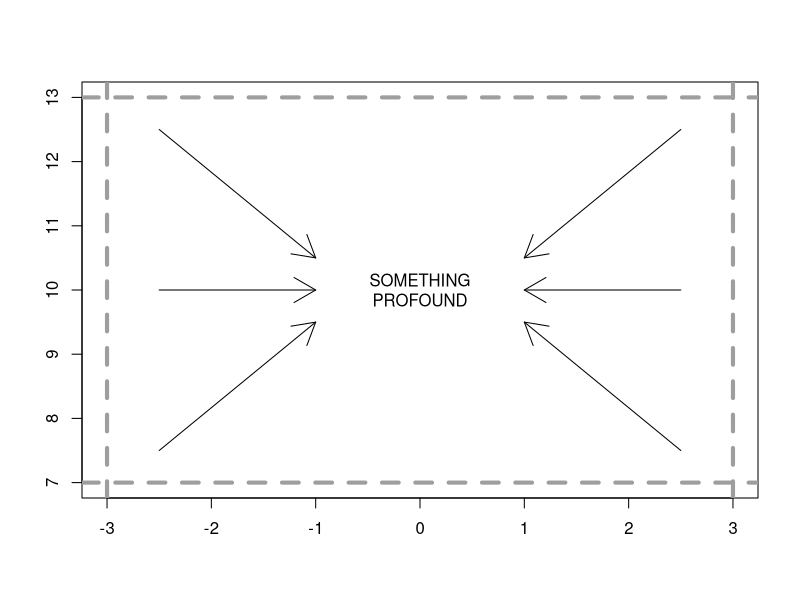
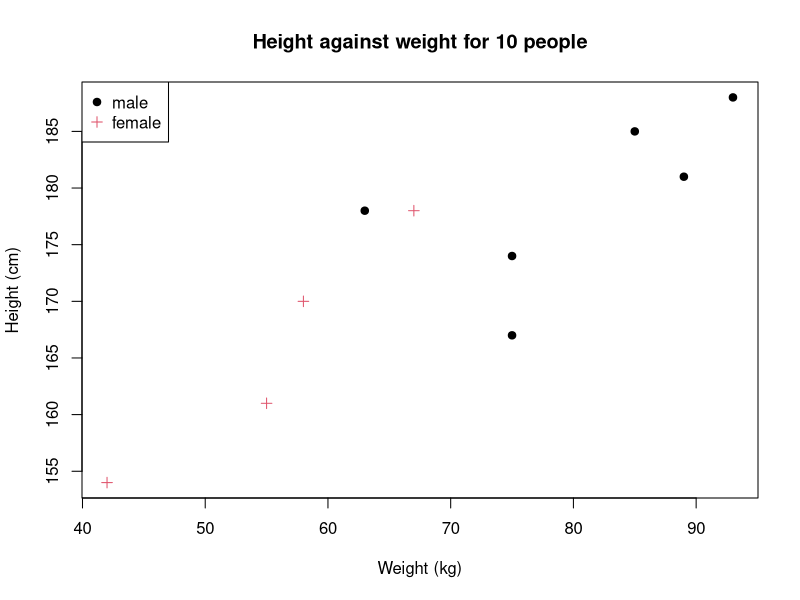

Write the R code that produced these figures, in order.
#########
## 7.1 ##
#########

#(a) As closely as you can, re-create the following plot: (see book)

plot(-3:3,7:13,type="n",xlab="",ylab="")
text(x=0,y=10,labels="SOMETHING\nPROFOUND")
abline(v=c(-3,3),lty=2,lwd=4,col=8)
abline(h=c(7,13),lty=2,lwd=4,col=8)
arrows(x0=c(-2.5,-2.5,-2.5,2.5,2.5,2.5),y0=c(7.5,10,12.5,7.5,10,12.5),x1=c(-1,-1,-1,1,1,1),y1=c(9.5,10,10.5,9.5,10,10.5))

#(b) With the following data, create a plot of weight on the x-axis and height on
# the y-axis. Use different point characters or colors to distinguish between
# males and females and provide a matching legend. Label the axes and give the plot a title.

#    Weight Height    Sex
# 1      55    161 female
# 2      85    185   male
# 3      75    174   male
# 4      42    154 female
# 5      93    188   male
# 6      63    178   male
# 7      58    170 female
# 8      75    167   male
# 9      89    181   male
# 10     67    178 female


w <- c(55,85,75,42,93,63,58,75,89,67)
h <- c(161,185,174,154,188,178,170,167,181,178)
s <- c("female","male","male","female","male","male","female","male","male","female")
plot(w,h,type="n",xlab="Weight (kg)",ylab="Height (cm)",main="Height against weight for 10 people")
points(w[s=="male"],h[s=="male"],pch=19)
points(w[s=="female"],h[s=="female"],pch=3,col=2)
legend("topleft",legend=c("male","female"),pch=c(19,3),col=c(1,2))

